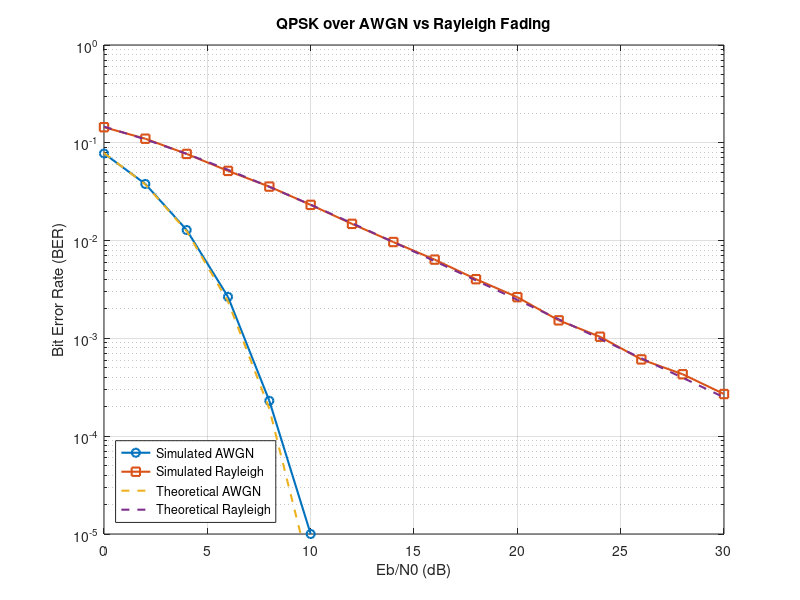

The MATLAB script that drew this image: (Note: this script raises an error after producing the figure.)
%% a11 - QPSK over Rayleigh Fading: BER vs Eb/N0
% This script compares QPSK performance over:
%
% 1. AWGN channel
% 2. Rayleigh fading channel
%
% QPSK uses 2 bits per symbol.
%
% AWGN only adds noise.
% Rayleigh fading randomly changes signal amplitude and phase,
% which models multipath propagation in wireless communication.

clear; close all; clc;

%% 1. Simulation settings

N = 100000;                 % Number of bits per Eb/N0 value
EbN0_dB_range = 0:2:30;     % Eb/N0 values in dB

% QPSK uses 2 bits per symbol, so N must be even
if mod(N, 2) ~= 0
    error("N must be even for QPSK.");
end

BER_AWGN = zeros(size(EbN0_dB_range));
BER_Rayleigh = zeros(size(EbN0_dB_range));

%% 2. Loop over Eb/N0 values

for i = 1:length(EbN0_dB_range)

    EbN0_dB = EbN0_dB_range(i);
    EbN0 = 10^(EbN0_dB/10);

    %% Generate random bits

    bits = randi([0 1], N, 1);

    %% QPSK modulation

    % QPSK groups bits in pairs:
    % first bit controls the In-phase axis
    % second bit controls the Quadrature axis

    bits_I = bits(1:2:end);
    bits_Q = bits(2:2:end);

    % Convert bits to +1 or -1:
    % bit 0 -> -1
    % bit 1 -> +1

    I = 2*bits_I - 1;
    Q = 2*bits_Q - 1;

    % Create normalized QPSK symbols
    % Divide by sqrt(2) so average symbol energy is 1

    symbols = (I + 1j*Q) / sqrt(2);

    %% AWGN channel

    % QPSK carries 2 bits per symbol

    k = 2;

    % Complex AWGN noise
    noiseSigma = sqrt(1/(2*k*EbN0));

    noise_awgn = noiseSigma * ...
        (randn(size(symbols)) + 1j*randn(size(symbols)));

    received_awgn = symbols + noise_awgn;

    %% QPSK demodulation for AWGN

    receivedBits_I_awgn = double(real(received_awgn) > 0);
    receivedBits_Q_awgn = double(imag(received_awgn) > 0);

    receivedBits_awgn = zeros(N, 1);
    receivedBits_awgn(1:2:end) = receivedBits_I_awgn;
    receivedBits_awgn(2:2:end) = receivedBits_Q_awgn;

    errors_awgn = sum(bits ~= receivedBits_awgn);
    BER_AWGN(i) = errors_awgn / N;

    %% Rayleigh fading channel

    % Rayleigh fading coefficient:
    % h is complex because wireless channels affect both amplitude and phase.

    h = (randn(size(symbols)) + 1j*randn(size(symbols))) / sqrt(2);

    % Complex AWGN noise for Rayleigh channel
    noise_rayleigh = noiseSigma * ...
        (randn(size(symbols)) + 1j*randn(size(symbols)));

    % Received signal through Rayleigh fading:
    % received = h * transmitted symbol + noise

    received_rayleigh = h .* symbols + noise_rayleigh;

    % Equalization:
    % Assume receiver knows h and divides by h to undo the channel.

    equalized_rayleigh = received_rayleigh ./ h;

    %% QPSK demodulation after Rayleigh equalization

    receivedBits_I_rayleigh = double(real(equalized_rayleigh) > 0);
    receivedBits_Q_rayleigh = double(imag(equalized_rayleigh) > 0);

    receivedBits_rayleigh = zeros(N, 1);
    receivedBits_rayleigh(1:2:end) = receivedBits_I_rayleigh;
    receivedBits_rayleigh(2:2:end) = receivedBits_Q_rayleigh;

    errors_rayleigh = sum(bits ~= receivedBits_rayleigh);
    BER_Rayleigh(i) = errors_rayleigh / N;

    %% Print results

    fprintf("Eb/N0 = %2d dB | AWGN BER = %.6f | Rayleigh BER = %.6f\n", ...
            EbN0_dB, BER_AWGN(i), BER_Rayleigh(i));

end

%% 3. Theoretical BER curves

EbN0_linear = 10.^(EbN0_dB_range/10);

% For Gray-coded QPSK over AWGN, BER is the same as BPSK
BER_theory_AWGN = 0.5 * erfc(sqrt(EbN0_linear));

% Theoretical BER for coherent QPSK/BPSK over Rayleigh fading
BER_theory_Rayleigh = 0.5 * ...
    (1 - sqrt(EbN0_linear ./ (1 + EbN0_linear)));

%% 4. Prepare BER values for plotting

% semilogy cannot plot zero values.
% Replace zeros with NaN so MATLAB skips them.

BER_AWGN_plot = BER_AWGN;
BER_Rayleigh_plot = BER_Rayleigh;

BER_AWGN_plot(BER_AWGN_plot == 0) = NaN;
BER_Rayleigh_plot(BER_Rayleigh_plot == 0) = NaN;

%% 5. Plot BER comparison

figure;

semilogy(EbN0_dB_range, BER_AWGN_plot, 'o-', 'LineWidth', 1.5);
hold on;

semilogy(EbN0_dB_range, BER_Rayleigh_plot, 's-', 'LineWidth', 1.5);

semilogy(EbN0_dB_range, BER_theory_AWGN, '--', 'LineWidth', 1.5);

semilogy(EbN0_dB_range, BER_theory_Rayleigh, '--', 'LineWidth', 1.5);

xlabel("Eb/N0 (dB)");
ylabel("Bit Error Rate (BER)");
title("QPSK over AWGN vs Rayleigh Fading");

legend("Simulated AWGN", ...
       "Simulated Rayleigh", ...
       "Theoretical AWGN", ...
       "Theoretical Rayleigh", ...
       "Location", "southwest");

grid on;
ylim([1e-5 1]);
xlim([0 30]);

%% 6. Save figure

if ~exist("figures", "dir")
    mkdir("figures");
end

ax = gca;
ax.Toolbar.Visible = 'off';

saveas(gcf, "figures/qpsk_awgn_vs_rayleigh.png");
